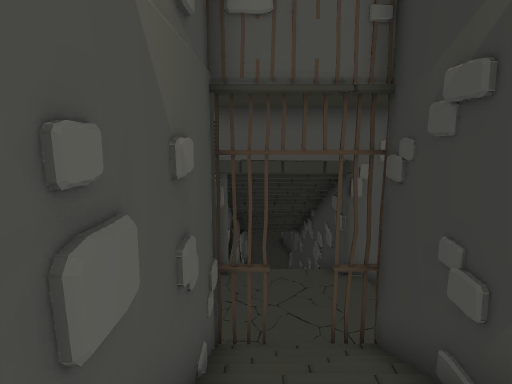
View 1 (above)

17 first-person views from a walk through a Unity game level. The camera is 1.4 m above the floor, tilts 10° down and sees 70° across. Doors are open. The floor is counted in squares, 1 m on a side. Each view is taken from the middle of a square. On the plan, view 1 faces up. The plan holds only what a view shows up to about 16 squares ahead; the rest is blank. The place goes on beyond the plan. The player character is not drawn.

View 2
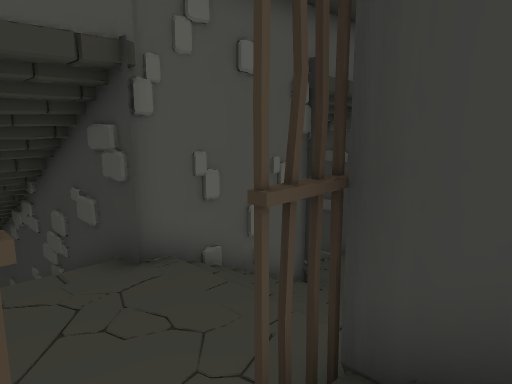

View 3
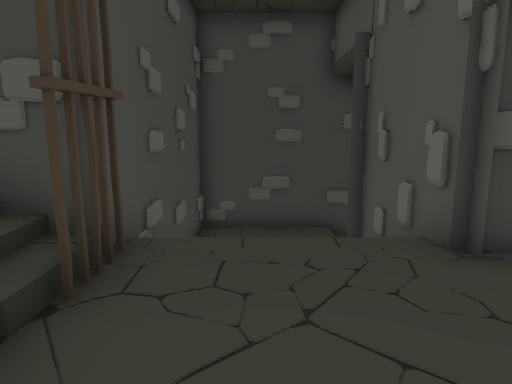

View 4
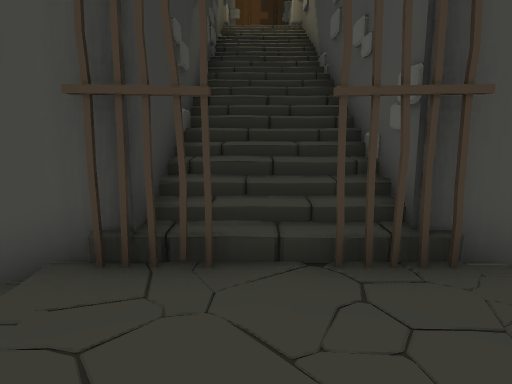

View 5
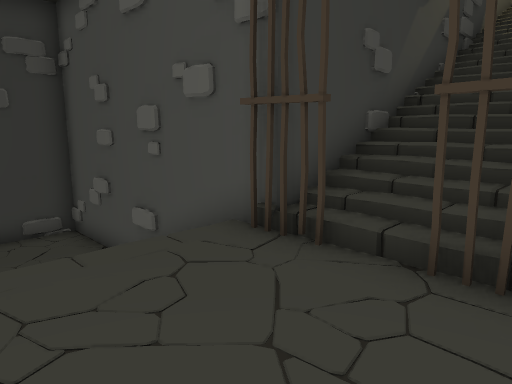

View 6
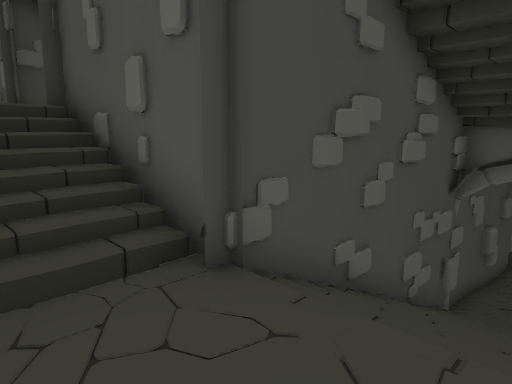

View 7
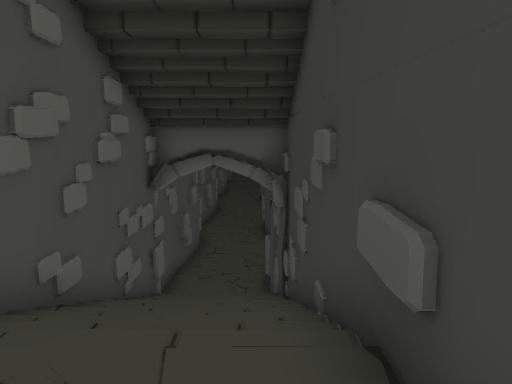

View 8
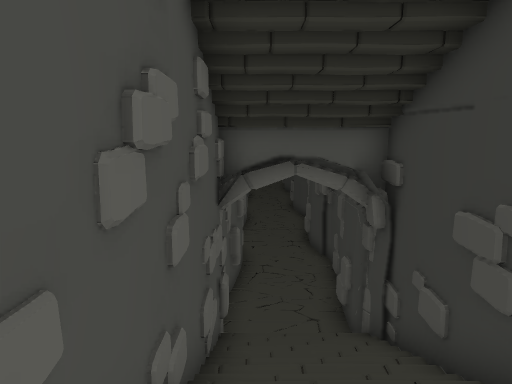

View 9
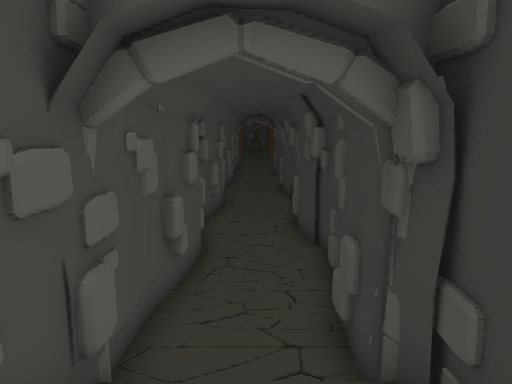

View 10
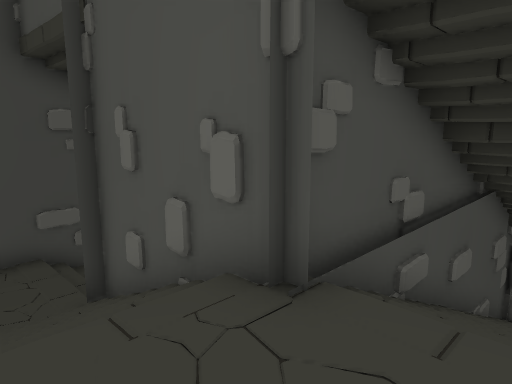

View 11
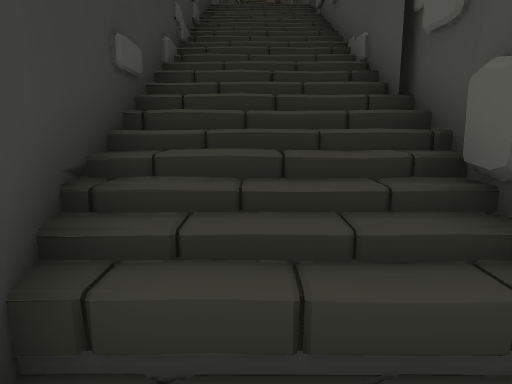

View 12
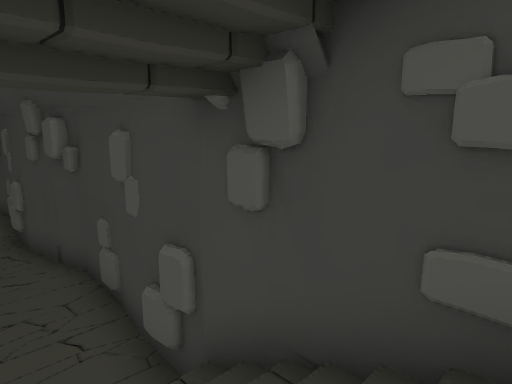

View 13
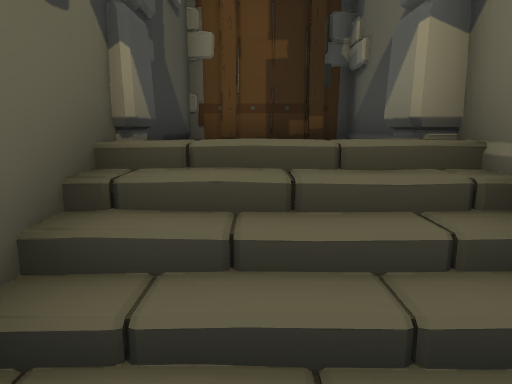

View 14
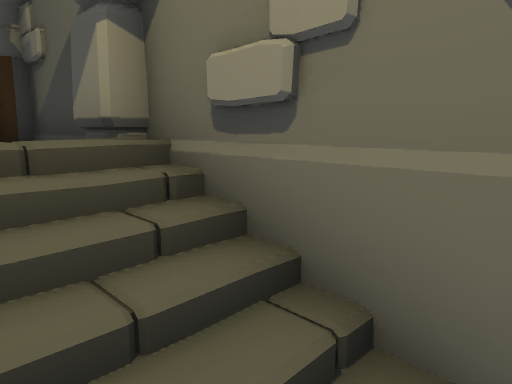

View 15
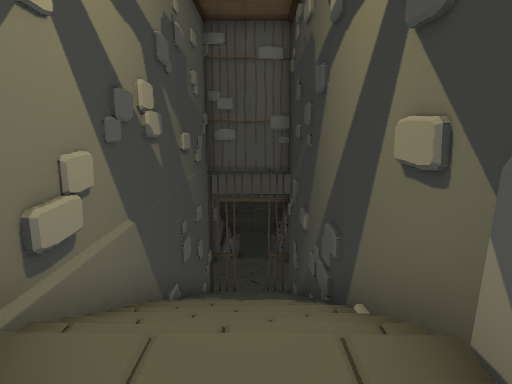

View 16
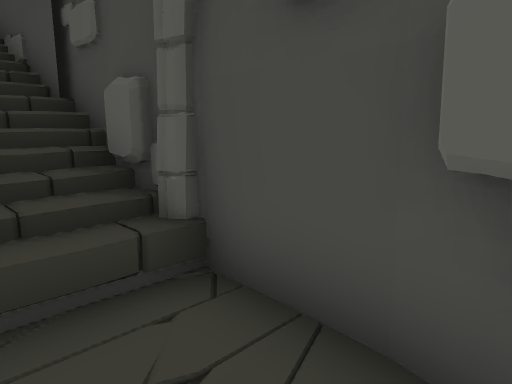

View 17
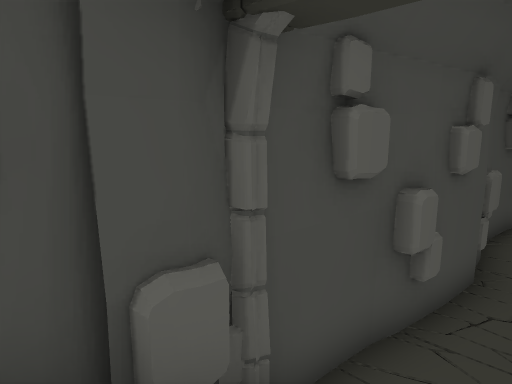

### Floor plan
Key: @ floor where view 1 was taken; # wall or solid block; . main floor; : floor 3.75 m higher than the main floor; + floor 4 m higher than the main floor; * floor 5.5 m higher than the main floor; % floor 10.75 m higher than the main floor; / step, stairs or slope; O other object.
Columns run from 9 left of view 1 to 11 right of it. Each row starts with its distance up from view 1.
 28         #. .#   #.
 27         #...#   #..#
 26         #...#   #..#
 25         #...#   #..#
 24         #..##   #..#
 23         #..##   #..#
 22         #///#   #..#
 21         #///#   #..#
 20         #///#   #..##
 19         #///#   #..##
 18         #///#   #///#
 17         #///#   #///#
 16         #///#   #///#
 15         #///    #///#
 14         #///#   #///#
 13         #///#   #///#
 12         #///#   #///#
 11 #// #####///#####///#
 10 #:::////****/////+++#
  9 #:::////****////++++#
  8 #:     /****/// ++++#
  7 #:     /****//   +++#
  6 #########O//#########
  5         #///#
  4         #///#
  3         #///#
  2         #///#
  1         #///
  0         #@/#
 -1         #//##
 -2         #///#
 -3         #///#
 -4         #///#
 -5         #///O
 -6         O  OO
 -7         # % #
 -8         #   #
 -9         ####

Where each view was taken, in squares from view 1:
view 1: 0 up, 0 right, facing up
view 2: 5 up, 0 right, facing up-right
view 3: 8 up, 3 right, facing left
view 4: 10 up, 1 right, facing down
view 5: 10 up, 1 left, facing down-right
view 6: 8 up, 10 right, facing up-left
view 7: 8 up, 10 right, facing up
view 8: 10 up, 8 right, facing up
view 9: 14 up, 9 right, facing up
view 10: 8 up, 1 right, facing up-left
view 11: 24 up, 1 right, facing down
view 12: 19 up, 0 right, facing up-right
view 13: 2 down, 1 right, facing down
view 14: 2 down, 1 right, facing down-left
view 15: 7 down, 1 right, facing up
view 16: 25 up, 1 right, facing down-left
view 17: 20 up, 1 right, facing up-left
